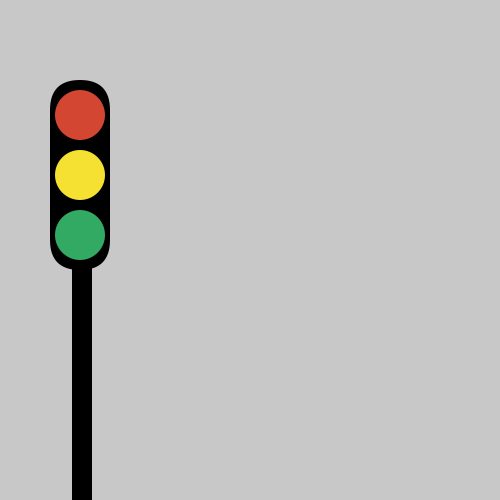
Frame 1 (no input)
Frame 60 (the mouse pressed at the canvas centre just before this capture): identical to frame 1, image omitted
Frame 120 (the mouse held since frame 60 and released just before this capture): identical to frame 1, image omitted

The Processing sketch that drew this single still picture (run headless with seeded random() and noise(); from frame 60 on, the mouse is pressed at the canvas centre):

// Processing sketch: funciones_03
// ── funciones_03.pde
/*
 Funciones Propias
 Sergio Majluf
 Agosto de 2018
 
 Qué hacemos si queremos dos, tres o cuatro semáforos?
 Primero, convertir algunos valores fijos a variables
 
 Luego, ponemos el código dentro de una funcion
 propia, creada por nosotros. Esa funcion, recibirá
 dos parámetros, para la posX y la posY
 
 */

int diametro = 50;
int posX;
int posY;

void setup() {
  size(500, 500);
  background(200);
  noStroke();
  smooth();

  posX=220;
  posY=65;
}

void draw() {
  background(200);
  
  semaforo(50, 80);
  
  // Descomenta estas lineas una por una
  //semaforo(150, 80);
  //semaforo(250, 80);
  //semaforo(mouseX, mouseY);
}


void semaforo(int posX, int posY) {

  // Dibujar un semaforo
  fill(0);

  //rect(220,  65,   60, 190, 80);
  rect(posX, posY, 60, 190, 80);

  //rect(242,     240,      20, 250);
  rect(posX+22, posY+175, 20, 250);

  fill(210, 70, 50);
  ellipse(posX+30, posY+35, diametro, diametro);

  fill(245, 225, 50);
  ellipse(posX+30, posY+95, diametro, diametro);

  fill(50, 170, 100);
  ellipse(posX+30, posY+155, diametro, diametro);
}
